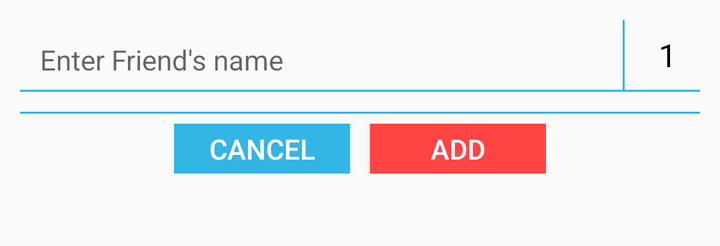
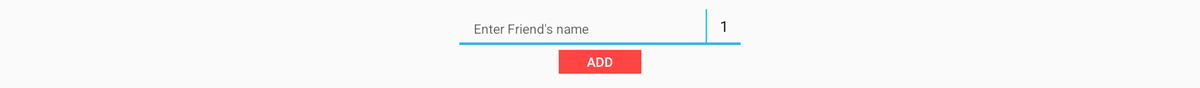

An Android layout and its configuration variant, each rendered on a device that would load it. The default file and the variant file are quoted in full after the pictures.
<!-- AndroidManifest.xml: application theme AppTheme -->
<!-- res/layout/layout_custom_item.xml -->
<?xml version="1.0" encoding="utf-8"?>
<RelativeLayout
    xmlns:android="http://schemas.android.com/apk/res/android"
    android:orientation="vertical"
    android:layout_width="match_parent"
    android:layout_height="wrap_content">

    <LinearLayout
        android:layout_width="match_parent"
        android:layout_height="wrap_content"
        android:orientation="vertical"
        android:gravity="center_horizontal"
        android:layout_margin="10dp">

        <LinearLayout
            android:layout_width="350dp"
            android:layout_height="match_parent"
            android:orientation="vertical">

            <TableRow
                android:layout_width="match_parent"
                android:layout_height="35dp">

                <EditText
                    android:id="@+id/friend_name"
                    android:layout_width="match_parent"
                    android:layout_height="match_parent"
                    android:textSize="14sp"
                    android:textColor="#000"
                    android:hint="Enter Friend&apos;s name"
                    android:layout_weight="1"
                    android:paddingLeft="5dp"
                    android:background="@drawable/custom_edittext"
                    android:layout_marginLeft="10dp"
                    android:layout_marginRight="5dp"
                    android:layout_gravity="bottom"
                    android:layout_marginTop="5dp" />

                <TextView
                    android:layout_width="1dp"
                    android:layout_height="match_parent"
                    android:background="@android:color/holo_blue_light"/>

                <TextView
                    android:layout_width="match_parent"
                    android:layout_height="match_parent"
                    android:id="@+id/item_count"
                    android:layout_weight="7"
                    android:gravity="center_horizontal|center_vertical"
                    android:text="1"
                    android:textSize="16sp"
                    android:textColor="#000" />
            </TableRow>

            <TextView
                android:layout_width="match_parent"
                android:layout_height="1dp"
                android:background="@android:color/holo_blue_light"/>

            <LinearLayout
                android:id="@+id/custom_data_area"
                android:orientation="vertical"
                android:layout_width="match_parent"
                android:layout_height="wrap_content"
                android:paddingRight="20dp"
                android:paddingLeft="20dp"
                android:paddingTop="10dp"/>

            <TextView
                android:layout_width="match_parent"
                android:layout_height="1dp"
                android:background="@android:color/holo_blue_light"/>

            <TableRow
                android:layout_width="wrap_content"
                android:layout_height="wrap_content"
                android:layout_marginTop="5dp"
                android:layout_marginBottom="5dp"
                android:layout_gravity="center_horizontal">

                <Button
                    android:layout_width="wrap_content"
                    android:layout_height="25dp"
                    android:text="CANCEL"
                    android:textColor="#fff"
                    android:id="@+id/btn_cancel_item"
                    android:layout_marginRight="5dp"
                    android:layout_gravity="center_horizontal"
                    android:background="@android:color/holo_blue_light"/>

                <Button
                    android:layout_width="wrap_content"
                    android:layout_height="25dp"
                    android:text="ADD"
                    android:id="@+id/btn_save_item"
                    android:textColor="#fff"
                    android:layout_marginLeft="5dp"
                    android:layout_gravity="center_horizontal"
                    android:background="@android:color/holo_red_light"/>

            </TableRow>

            <TextView
                android:id="@+id/terms_conditions"
                android:layout_width="wrap_content"
                android:layout_height="wrap_content"
                android:textSize="12sp"
                android:textScaleX="1.1"
                android:layout_marginTop="5dp"
                android:layout_gravity="center_horizontal"
                android:textColor="@android:color/holo_blue_dark"/>

        </LinearLayout>

        <ImageView
            android:layout_width="30dp"
            android:layout_height="30dp"
            android:layout_marginBottom="20dp"
            android:id="@+id/saving_progress"
            android:visibility="gone"
            android:src="@drawable/progress_image"
            android:layout_gravity="center_horizontal|center_vertical"/>

        <TextView
            android:layout_width="300dp"
            android:layout_height="match_parent"
            android:background="#88000000"
            android:id="@+id/text_loading"
            android:visibility="gone"
            android:textColor="#fff"
            android:text="Loading"
            android:textSize="18sp"
            android:textStyle="bold"
            android:gravity="center_horizontal|center_vertical"/>

    </LinearLayout>

</RelativeLayout>
<!-- resources referenced by this layout -->
<resources>
  <!-- drawable custom_edittext (drawable) -->
  <?xml version="1.0" encoding="utf-8" ?>
  <shape xmlns:android="http://schemas.android.com/apk/res/android"
      android:thickness="0dp"
      android:shape="rectangle">
  
      <corners android:radius="2dp" />
  
  </shape>
  <style name="AppTheme" parent="Theme.AppCompat.Light.NoActionBar" />
</resources>
<!-- res/layout-sw720dp/layout_custom_item.xml (the repository's variant of the layout above) -->
<!-- drawn on a large tablet held sideways -->
<?xml version="1.0" encoding="utf-8"?>
<RelativeLayout
    xmlns:android="http://schemas.android.com/apk/res/android"
    xmlns:card_view="http://schemas.android.com/apk/res-auto"
    android:orientation="vertical"
    android:layout_width="match_parent"
    android:layout_height="wrap_content">

    <LinearLayout
        android:layout_width="match_parent"
        android:layout_height="wrap_content"
        android:orientation="vertical"
        android:gravity="center_horizontal"
        android:layout_margin="10dp">

        <LinearLayout
            android:layout_width="300dp"
            android:layout_height="match_parent"
            android:orientation="vertical">

            <TableRow
                android:layout_width="match_parent"
                android:layout_height="35dp">

                <EditText
                    android:id="@+id/friend_name"
                    android:layout_width="match_parent"
                    android:layout_height="match_parent"
                    android:textSize="14sp"
                    android:textColor="#000"
                    android:hint="Enter Friend&apos;s name"
                    android:layout_weight="1"
                    android:paddingLeft="5dp"
                    android:background="@drawable/custom_edittext"
                    android:layout_marginLeft="10dp"
                    android:layout_marginRight="5dp"
                    android:layout_gravity="bottom"
                    android:layout_marginTop="5dp" />

                <TextView
                    android:layout_width="1dp"
                    android:layout_height="match_parent"
                    android:background="@android:color/holo_blue_light"/>

                <TextView
                    android:layout_width="match_parent"
                    android:layout_height="match_parent"
                    android:id="@+id/item_count"
                    android:layout_weight="7"
                    android:gravity="center_horizontal|center_vertical"
                    android:text="1"
                    android:textSize="16sp"
                    android:textColor="#000" />
            </TableRow>

            <TextView
                android:layout_width="match_parent"
                android:layout_height="1dp"
                android:background="@android:color/holo_blue_light"/>

            <LinearLayout
                android:id="@+id/custom_data_area"
                android:orientation="vertical"
                android:layout_width="match_parent"
                android:layout_height="wrap_content" />

            <TextView
                android:layout_width="match_parent"
                android:layout_height="1dp"
                android:background="@android:color/holo_blue_light"/>

            <Button
                android:layout_width="wrap_content"
                android:layout_height="25dp"
                android:text="ADD"
                android:id="@+id/btn_save_item"
                android:textColor="#fff"
                android:layout_marginTop="5dp"
                android:layout_marginBottom="5dp"
                android:layout_gravity="center_horizontal"
                android:background="@android:color/holo_red_light"/>

        </LinearLayout>

        <ImageView
            android:layout_width="30dp"
            android:layout_height="30dp"
            android:layout_marginBottom="20dp"
            android:id="@+id/saving_progress"
            android:visibility="gone"
            android:src="@drawable/progress_image"
            android:layout_gravity="center_horizontal|center_vertical"/>

        <TextView
            android:layout_width="300dp"
            android:layout_height="match_parent"
            android:background="#88000000"
            android:id="@+id/text_loading"
            android:visibility="gone"
            android:textColor="#fff"
            android:text="Loading"
            android:textSize="18sp"
            android:textStyle="bold"
            android:gravity="center_horizontal|center_vertical"/>

    </LinearLayout>

</RelativeLayout>
